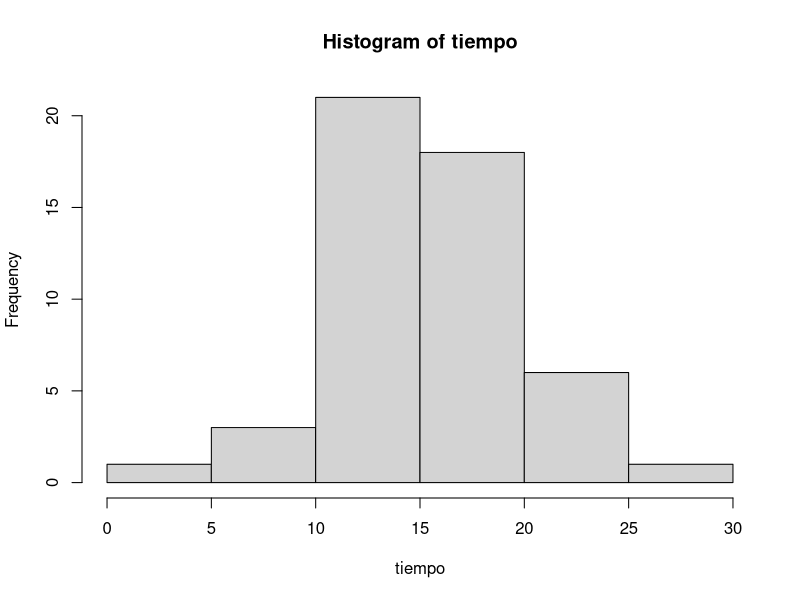
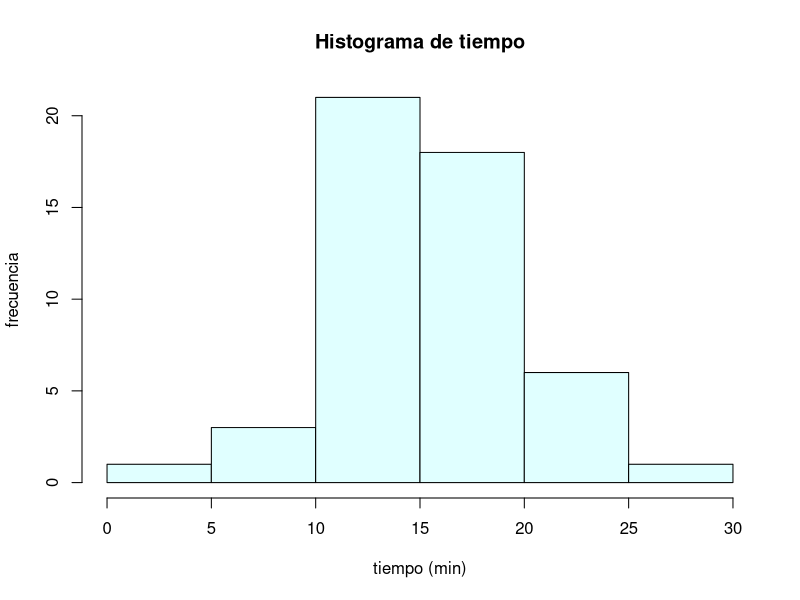
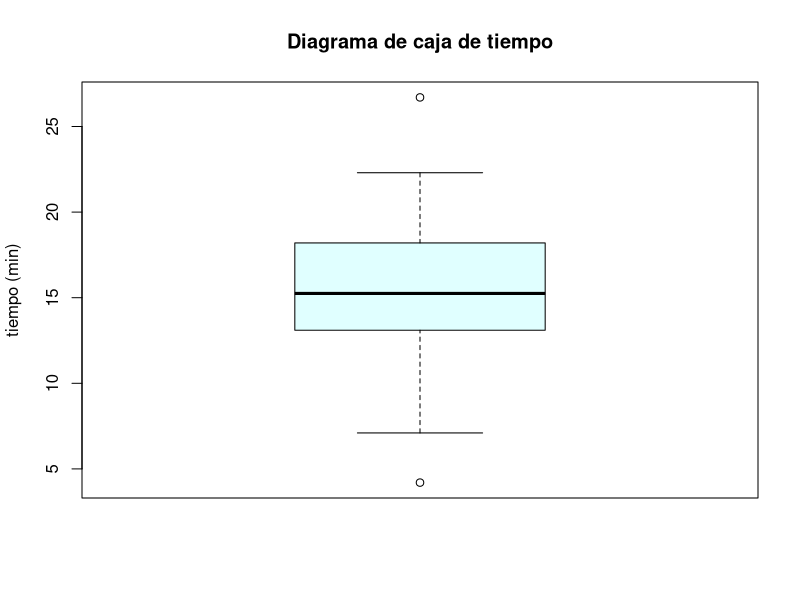
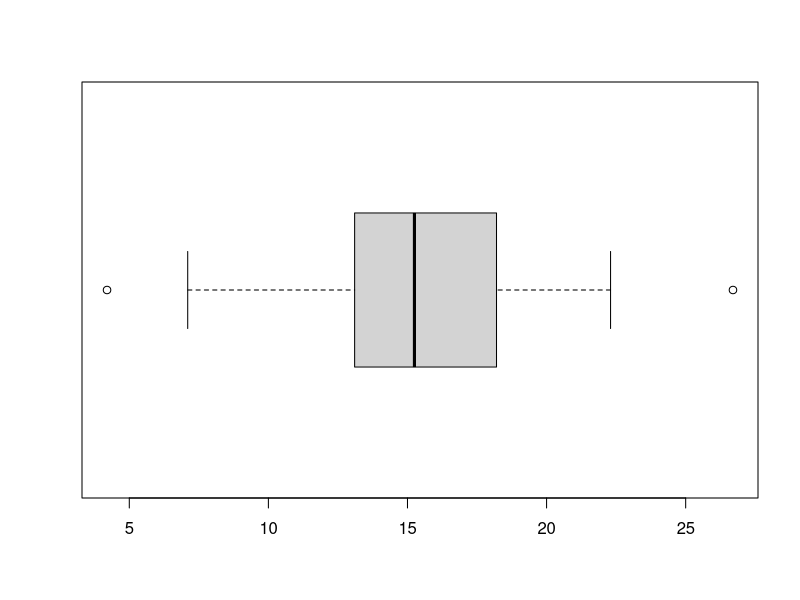

The R script that drew these images, in order: (Note: this script raises an error after producing the figures.)
## ---- chunk 1
knitr::opts_chunk$set(echo = TRUE, out.width='50%')
## ---- chunk 2
datos<- read.table("dtiempos.txt", header=TRUE) 
## ---- chunk 3
# datos2 <- read.table(file.choose(), header=TRUE)
## ---- chunk 4
summary(datos)
## ---- chunk 5
a <- table(datos$tiempo)
## ---- chunk 6
attach(datos)
## ---- chunk 7
mean(tiempo)
## ---- chunk 8
median(tiempo)
## ---- chunk 9
var(tiempo)
## ---- chunk 10
sd(tiempo)
## ---- chunk 11
length(tiempo)
## ---- chunk 12
quantile(tiempo)
## ---- chunk 13
quantile(tiempo, c(.15, .2, .45, .90))
## ---- chunk 14
quantile(tiempo, probs=seq(from=0, to=1, by=0.1))
## ---- chunk 15
IQR(tiempo)
## ---- chunk 16
hist(tiempo)
## ---- chunk 17
hist(tiempo, main="Histograma de tiempo", col="lightcyan", xlab="tiempo (min)", ylab="frecuencia")
## ---- chunk 18
boxplot(tiempo, main="Diagrama de caja de tiempo", col="lightcyan", ylab="tiempo (min)")
## ---- chunk 19
boxplot(tiempo, horizontal = TRUE)
## ---- chunk 20
stem(tiempo)
## ---- chunk 21
stem(tiempo, seq(from=4, to=27, by=1))
